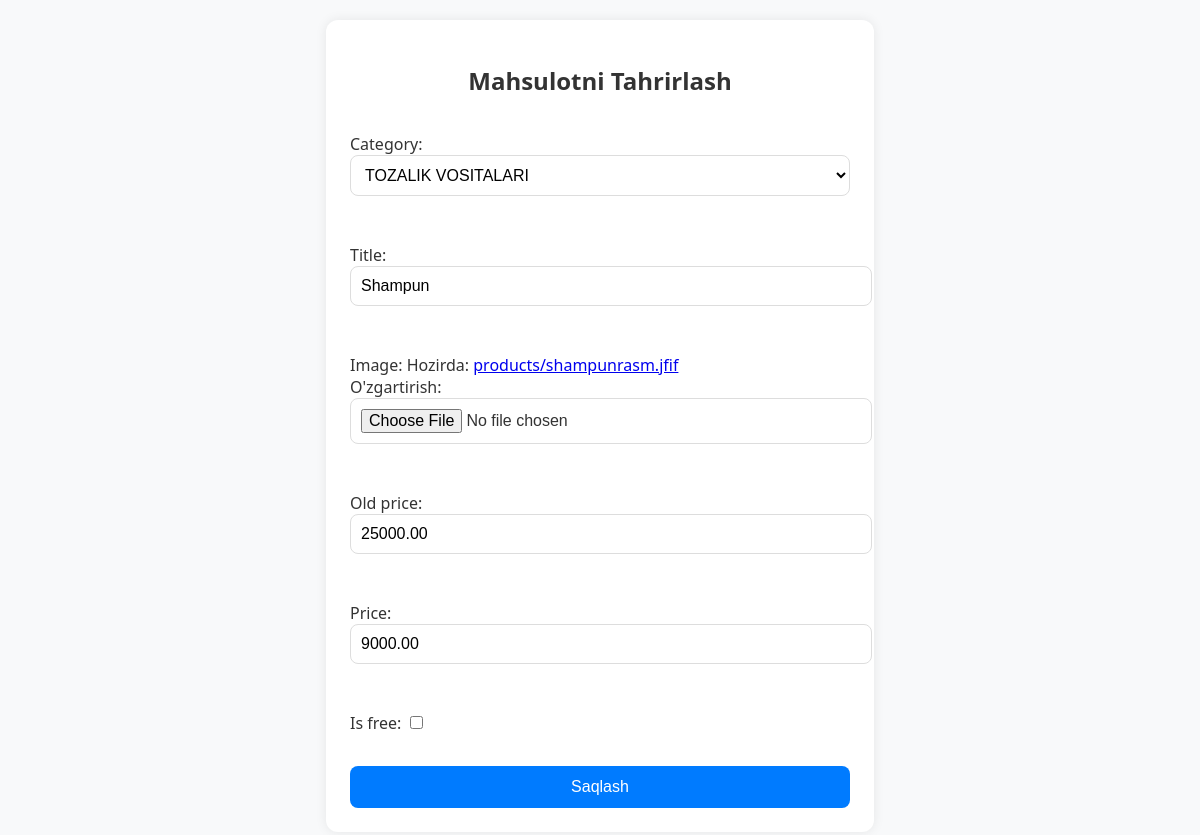
Page /edit/1/ on the committed database.
### main/models.py (models this page shows, shortened)
class Product(models.Model):
    category = models.ForeignKey(Category, on_delete=models.CASCADE, related_name='products')
    title = models.CharField(max_length=200)
    image = models.ImageField(upload_to='products/')
    old_price = models.DecimalField(max_digits=10, decimal_places=2)  # eski narx
    price = models.DecimalField(max_digits=10, decimal_places=2)      # yangi narx (aksiya narxi)
    created_at = models.DateTimeField(auto_now_add=True)
    is_free = models.BooleanField(default=False)

### main/views.py (the view)
# urls.py: path('edit/<int:pk>/', edit_product, name='edit_product'),
def edit_product(request, pk):
    product = get_object_or_404(Product, pk=pk)
    if request.method == 'POST':
        form = ProductForm(request.POST, request.FILES, instance=product)
        if form.is_valid():
            form.save()
            return redirect('/manage/')
    return render(request, 'admin/edit_form.html', {'form': ProductForm(instance=product)})

### main/forms.py
class ProductForm(forms.ModelForm):
    class Meta:
        model = Product
        fields = ['category', 'title', 'image', 'old_price', 'price', 'is_free']

### main/models.py (called while the page is built)
    def __str__(self):
        return self.name

### templates/admin/edit_form.html (shortened to what this page needs)
<!DOCTYPE html>
<html lang="uz">
<head>
</head>
<body>
    <div class="edit-container">
        <h2>Mahsulotni Tahrirlash</h2>
        <form method="POST" enctype="multipart/form-data">
            {{ form.as_p }}
            <button type="submit">Saqlash</button>
        </form>
    </div>
</body>
</html>

### templates/admin/edit_form.html (style rules this page uses)
:root { --bg: #f8f9fa; --primary: #007bff; --text: #333; --card-bg: #fff; --border: #ddd; }
body { font-family: 'Segoe UI', sans-serif; background-color: var(--bg); color: var(--text); margin: 0; padding: 20px; display: flex; justify-content: center; align-items: center; min-height: 100vh; }
.edit-container { background-color: var(--card-bg); padding: 24px; border-radius: 12px; box-shadow: 0 0 12px rgba(0, 0, 0, 0.08); width: 100%; max-width: 500px; }
.edit-container h2 { text-align: center; margin-bottom: 20px; font-size: 24px; }
form { display: flex; flex-direction: column; gap: 16px; }
input[type="text"], input[type="number"], input[type="file"], textarea, select { width: 100%; padding: 10px; border: 1px solid var(--border); border-radius: 8px; font-size: 16px; background-color: #fff; }
button { background-color: var(--primary); color: white; padding: 12px; border: none; border-radius: 8px; font-size: 16px; cursor: pointer; transition: 0.2s ease; }

### rows in the picture
Product: category "TOZALIK VOSITALARI", title "Shampun", old_price "25000.00", price "9000.00"
